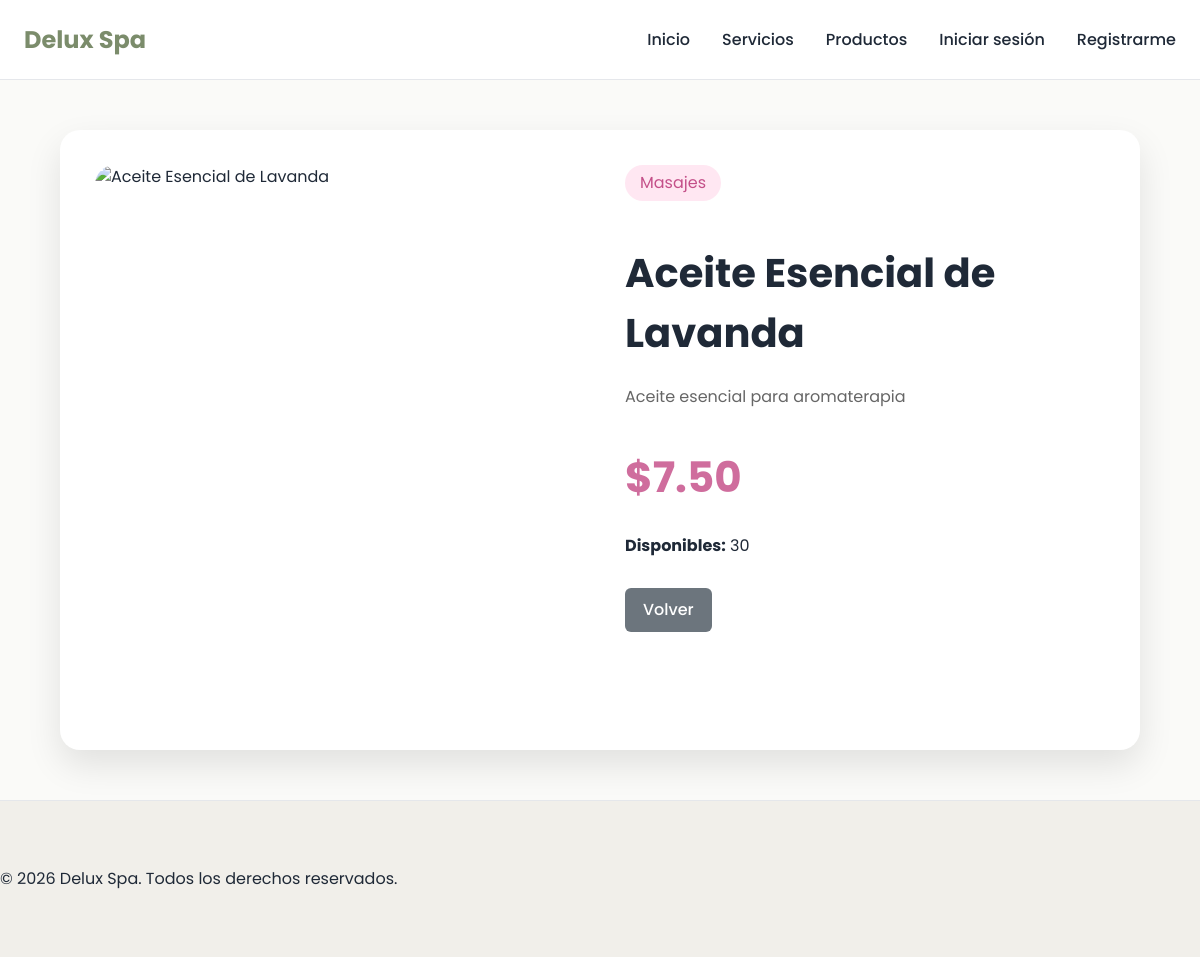
Page /index.php?controller=clienteProd&action=detalle&id=6 on the committed database.
### tables this page shows
CREATE TABLE productos (
    id_producto            INT AUTO_INCREMENT PRIMARY KEY,
    id_categoria_producto  INT NOT NULL,
    nombre                 VARCHAR(100) NOT NULL,
    descripcion            TEXT NULL,
    precio                 DECIMAL(10,2) NOT NULL,
    stock                  INT NOT NULL DEFAULT 0,
    disponibilidad         TINYINT(1) NOT NULL DEFAULT 1,
    imagen                 VARCHAR(255) NULL,
    CONSTRAINT fk_productos_categoria
        FOREIGN KEY (id_categoria_producto) REFERENCES categorias_producto(id_categoria_producto)
        ON UPDATE CASCADE ON DELETE RESTRICT
);

CREATE TABLE categorias_producto (
    id_categoria_producto INT AUTO_INCREMENT PRIMARY KEY,
    nombre_categoria      VARCHAR(100) NOT NULL UNIQUE,
    descripcion           VARCHAR(200) NULL,
    estado                TINYINT(1)   NOT NULL DEFAULT 1
);

### controllers/cliente/ClienteProdController.php (called while the page is built, shortened)
<?php
require_once "models/dao/producto/ProductoDAO.php";
class ClienteProdController
{
    private ProductoDAO $productoDAO;
    public function __construct()
    {
        $this->productoDAO = new ProductoDAO();
    }
    public function detalle()
    {
        $id = filter_input(INPUT_GET, "id", FILTER_VALIDATE_INT);
        $producto = $this->productoDAO->buscarPorId($id);
        require_once "views/cliente/producto-compra/detalleProducto.php";
    }
}

### index.php (called while the page is built, shortened)
<?php
$action = $_GET['action'] ?? 'inicio';
$controller = new $controllerName();
$controller->$action();

### models/dao/producto/ProductoDAO.php (called while the page is built, shortened)
<?php
require_once "config/Database.php";
class ProductoDAO
{
    private PDO $cn;
    public function __construct(?PDO $conexion = null)
    {
        if($conexion !== null){
        $this->cn = $conexion;
        } else {
            $db = new Database();
            $this->cn = $db->conectar();
        }
    }
    public function buscarPorId(int $id)
    {
        $sql = "SELECT
                p.*,
                c.nombre_categoria
                FROM productos p
                INNER JOIN categorias_producto c
                    ON p.id_categoria_producto = c.id_categoria_producto
                WHERE p.id_producto = ?";
        $stmt = $this->cn->prepare($sql);
        $stmt->execute([$id]);
        return $stmt->fetch(PDO::FETCH_ASSOC);
    }
}

### config/Database.php (called while the page is built)
<?php
class Database
{
    private string $host = "localhost";
    private string $dbname = "spa_belleza";
    private string $user = "root";
    private string $password = "";
    public function conectar(): PDO
    {
        return new PDO(
            "mysql:host={$this->host};dbname={$this->dbname};charset=utf8mb4",
            $this->user,
            $this->password,
            [
                PDO::ATTR_ERRMODE            => PDO::ERRMODE_EXCEPTION,
                PDO::ATTR_DEFAULT_FETCH_MODE => PDO::FETCH_ASSOC,
                PDO::ATTR_EMULATE_PREPARES   => false
            ]
        );
    }
}

### views/cliente/producto-compra/detalleProducto.php (the view, shortened to what this page needs)
<?php
require_once "views/layouts/header_publico.php";
?>
<main class="detalle-container">
    <div class="detalle-card">
        <div class="detalle-imagen">
            <img src="<?= htmlspecialchars($producto["imagen"]) ?>"
                alt="<?= htmlspecialchars($producto["nombre"]) ?>">
        </div>
        <div class="detalle-info">
            <span class="categoria">
                <?= htmlspecialchars($producto["nombre_categoria"]) ?>
            </span>
            <h1><?= htmlspecialchars($producto["nombre"]) ?></h1>
            <p class="descripcion">
                <?= htmlspecialchars($producto["descripcion"]) ?>
            </p>
            <h2 class="precio">
                $<?= number_format($producto["precio"],2) ?>
            </h2>
            <p>
                <strong>Disponibles:</strong>
                <?= (int)$producto["stock"] ?>
            </p>
            <div class="acciones">
                <a
                    class="btn btn-secondary"
                    href="index.php?controller=clienteProd&action=index">
                    Volver
                </a>
            </div>
        </div>
    </div>
</main>
<?php require_once "views/layouts/footer.php"; ?>

### assets/css/design-system/variables.css (style rules this page uses)
:root { --color-primary: #355C7D; --color-primary-hover: #2B4A63; --color-primary-light: #EAF2F8; --color-secondary: #6C757D; --color-secondary-hover: #5A6268; --color-success: #28A745; --color-success-light: #D4EDDA; --color-danger: #DC3545; --color-danger-light: #F8D7DA; --color-warning: #F0AD4E; --color-warning-light: #FFF3CD; --color-info: #17A2B8; --color-info-light: #D1ECF1; --bg-body: #F5F7FA; --bg-surface: #FFFFFF; --bg-sidebar: #27374D; --bg-sidebar-hover: #355C7D; --bg-sidebar-active: #4F709C; --text-primary: #1F2937; --text-secondary: #6B7280; --text-muted: #9CA3AF; --text-white: #FFFFFF; --border-color: #E5E7EB; --font-family: 'Poppins', sans-serif; --font-size-xs: 12px; --font-size-sm: 14px; --font-size-md: 16px; --font-size-lg: 18px; --font-size-xl: 24px; --font-size-2xl: 32px; --font-light: 300; --font-regular: 400; --font-medium: 500; --font-semibold: 600; --font-bold: 700; --line-height: 1.5; --radius-sm: 6px; --radius-md: 10px; --radius-lg: 16px; --radius-xl: 24px; --radius-pill: 999px; --space-1: 4px; --space-2: 8px; --space-3: 12px; --space-4: 16px; --space-5: 20px; --space-6: 24px; --space-7: 32px; --space-8: 40px; --space-9: 48px; --space-10: 64px; --shadow-sm: 0 2px 6px rgba(0,0,0,.08); --shadow-md: 0 6px 16px rgba(0,0,0,.10); --shadow-lg: 0 12px 24px rgba(0,0,0,.15); --transition-fast: .2s ease; --transition-normal: .3s ease; --transition-slow: .5s ease; --sidebar-width: 250px; --navbar-height: 70px; --container-width: 1200px; --z-dropdown: 100; --z-sticky: 200; --z-sidebar: 300; --z-modal: 500; --z-toast: 700; }

### assets/css/design-system/components.css (style rules this page uses)
*, *::before, *::after { box-sizing:border-box; }
html { scroll-behavior:smooth; }
body { margin:0; padding:0; background:var(--bg-body); color:var(--text-primary); font-family:var(--font-family); font-size:var(--font-size-md); line-height:var(--line-height); }
img { max-width:100%; display:block; }
a { color:inherit; text-decoration:none; }
.btn { display:inline-flex; align-items:center; justify-content:center; gap:8px; padding:10px 18px; border:none; border-radius:var(--radius-sm); cursor:pointer; transition:var(--transition-fast); font-weight:var(--font-medium); }
.btn-secondary { background:var(--color-secondary); color:var(--text-white); }

### assets/css/design-system/client.css (style rules this page uses)
body { background: #FAFAF8; }

### assets/css/detalleProducto.css (style rules this page uses)
.detalle-container { width: 90%; max-width: 1200px; margin: 50px auto; }
.detalle-card { display: grid; grid-template-columns: 1fr 1fr; gap: 50px; background: white; border-radius: 20px; padding: 35px; box-shadow: 0 15px 35px rgba(0, 0, 0, .1); }
.detalle-imagen img { width: 100%; height: 550px; object-fit: cover; border-radius: 20px; }
.categoria { background: #ffe7f2; padding: 6px 15px; border-radius: 20px; color: #c45089; display: inline-block; margin-bottom: 15px; }
.detalle-info h1 { font-size: 40px; margin-bottom: 20px; }
.descripcion { line-height: 1.8; color: #666; margin-bottom: 30px; }
.precio { font-size: 42px; color: #cf6d9d; margin-bottom: 25px; }
.acciones { display: flex; gap: 15px; margin-top: 30px; }

### rows in the picture
productos: id_categoria_producto.nombre_categoria "Masajes", nombre "Aceite Esencial de Lavanda", descripcion "Aceite esencial para aromaterapia", precio "7.50", stock "30"
